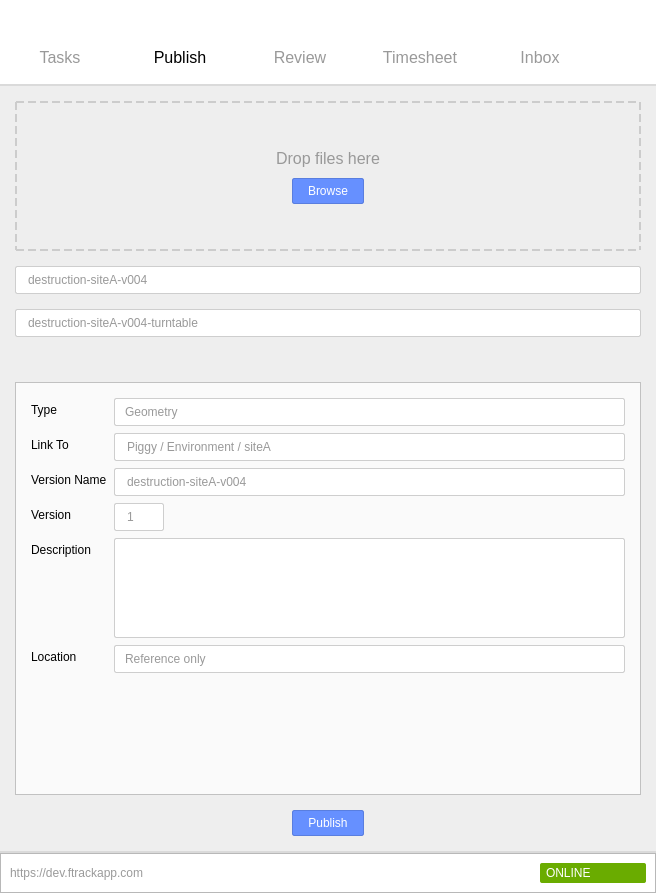
<?xml version="1.0" encoding="UTF-8"?>
<ui version="4.0">
 <class>Dialog</class>
 <widget class="QDialog" name="Dialog">
  <property name="geometry">
   <rect>
    <x>0</x>
    <y>0</y>
    <width>656</width>
    <height>893</height>
   </rect>
  </property>
  <property name="windowTitle">
   <string>Publisher</string>
  </property>
  <property name="styleSheet">
   <string notr="true">* {
	font: 10pt &quot;Roboto Light&quot;;
}

QDialog {
	background-color: white;
}

QTabBar
{
    qproperty-drawBase: 0;

}

QTabWidget::tab-bar {
    alignment: center;
}

QTabBar::tab {
    color: #999;
    border: none;
    background-color: transparent;
 	padding: 10px;
	padding-bottom: 20px;
	margin-top: 40px;
	font-size: 12pt;
	width: 100px;
}

QTabBar::tab:selected {
    color: #000;
}

QTabWidget::pane {
    border-top: 2px solid #dadada;
    border-bottom: 2px solid #dadada;
	background-color: #eeeeee;
}

QLineEdit {
	color: #999;
	padding: 5px;
	padding-left: 10px;	
	border: 1px solid #CECECE;
	border-radius: 2px;
}


QComboBox {
    color: #999;
	selection-background-color: #78879b;
    background-color: #fff;
    border: 1px solid #CECECE;
	border-radius: 2px;
	padding: 5px;
	padding-left: 10px;	
}

QComboBox::drop-down
{
	subcontrol-origin: padding;
    subcontrol-position: top right;
    width: 15px;
	margin-right: 15px;
    border-width: 0px;
}

QComboBox::down-arrow
{
    image: url(:/prototype/arrowDown);
	width: 10px;
}

QPushButton {
	background-color: #6690FF;
	color: white;
	border-radius: 2px;
	padding: 5px;
	padding-right: 15px;
	padding-left: 15px;
	border: 1px solid #597EDF;
}

#dropZone {
	border: 2px dashed #ccc;
}

#dropZone QLabel  {
	color: #999;
	font-size: 12pt;
	font-weight: 100;
}

#options {
	background-color: #fafafa;
	padding: 15px;
}

#serverName {
	color: #9a9a9a;
}

#serverStatus {
	background-color: #6aac00;
	color: white;
	border-radius: 2px;
    padding: 3px;
    min-width: 100px;
    qproperty-alignment: AlignCenter;
}

#upArrowMarker {
}
</string>
  </property>
  <layout class="QVBoxLayout" name="verticalLayout_2">
   <property name="spacing">
    <number>0</number>
   </property>
   <property name="margin">
    <number>0</number>
   </property>
   <item>
    <widget class="QTabWidget" name="tabWidget">
     <property name="currentIndex">
      <number>1</number>
     </property>
     <property name="iconSize">
      <size>
       <width>0</width>
       <height>0</height>
      </size>
     </property>
     <property name="usesScrollButtons">
      <bool>false</bool>
     </property>
     <widget class="QWidget" name="tab">
      <attribute name="title">
       <string>Tasks</string>
      </attribute>
     </widget>
     <widget class="QWidget" name="tab_2">
      <attribute name="title">
       <string>Publish</string>
      </attribute>
      <layout class="QVBoxLayout" name="verticalLayout">
       <property name="spacing">
        <number>15</number>
       </property>
       <property name="margin">
        <number>15</number>
       </property>
       <item>
        <widget class="QFrame" name="dropZone">
         <property name="sizePolicy">
          <sizepolicy hsizetype="Preferred" vsizetype="Fixed">
           <horstretch>0</horstretch>
           <verstretch>0</verstretch>
          </sizepolicy>
         </property>
         <property name="minimumSize">
          <size>
           <width>0</width>
           <height>150</height>
          </size>
         </property>
         <property name="frameShape">
          <enum>QFrame::StyledPanel</enum>
         </property>
         <property name="frameShadow">
          <enum>QFrame::Raised</enum>
         </property>
         <layout class="QVBoxLayout" name="verticalLayout_4">
          <property name="spacing">
           <number>10</number>
          </property>
          <property name="margin">
           <number>0</number>
          </property>
          <item>
           <spacer name="verticalSpacer_2">
            <property name="orientation">
             <enum>Qt::Vertical</enum>
            </property>
            <property name="sizeHint" stdset="0">
             <size>
              <width>20</width>
              <height>40</height>
             </size>
            </property>
           </spacer>
          </item>
          <item>
           <layout class="QHBoxLayout" name="horizontalLayout_2">
            <property name="spacing">
             <number>0</number>
            </property>
            <property name="sizeConstraint">
             <enum>QLayout::SetDefaultConstraint</enum>
            </property>
            <item>
             <widget class="QLabel" name="label_3">
              <property name="sizePolicy">
               <sizepolicy hsizetype="Maximum" vsizetype="Fixed">
                <horstretch>0</horstretch>
                <verstretch>0</verstretch>
               </sizepolicy>
              </property>
              <property name="text">
               <string>Drop files here</string>
              </property>
             </widget>
            </item>
           </layout>
          </item>
          <item>
           <layout class="QHBoxLayout" name="horizontalLayout_3">
            <property name="spacing">
             <number>0</number>
            </property>
            <item>
             <widget class="QPushButton" name="pushButton_2">
              <property name="sizePolicy">
               <sizepolicy hsizetype="Maximum" vsizetype="Fixed">
                <horstretch>0</horstretch>
                <verstretch>0</verstretch>
               </sizepolicy>
              </property>
              <property name="text">
               <string>Browse</string>
              </property>
              <property name="flat">
               <bool>false</bool>
              </property>
             </widget>
            </item>
           </layout>
          </item>
          <item>
           <spacer name="verticalSpacer">
            <property name="orientation">
             <enum>Qt::Vertical</enum>
            </property>
            <property name="sizeHint" stdset="0">
             <size>
              <width>20</width>
              <height>40</height>
             </size>
            </property>
           </spacer>
          </item>
         </layout>
        </widget>
       </item>
       <item>
        <widget class="QLineEdit" name="lineEdit">
         <property name="text">
          <string>destruction-siteA-v004</string>
         </property>
        </widget>
       </item>
       <item>
        <widget class="QLineEdit" name="lineEdit_2">
         <property name="text">
          <string>destruction-siteA-v004-turntable</string>
         </property>
        </widget>
       </item>
       <item>
        <layout class="QHBoxLayout" name="horizontalLayout_5">
         <property name="spacing">
          <number>0</number>
         </property>
         <property name="bottomMargin">
          <number>0</number>
         </property>
         <item>
          <widget class="QLabel" name="upArrowMarker">
           <property name="sizePolicy">
            <sizepolicy hsizetype="Fixed" vsizetype="Fixed">
             <horstretch>0</horstretch>
             <verstretch>0</verstretch>
            </sizepolicy>
           </property>
           <property name="maximumSize">
            <size>
             <width>40</width>
             <height>15</height>
            </size>
           </property>
           <property name="text">
            <string/>
           </property>
           <property name="pixmap">
            <pixmap resource="prototype.qrc">:/prototype/upArrowMarker</pixmap>
           </property>
           <property name="scaledContents">
            <bool>true</bool>
           </property>
           <property name="alignment">
            <set>Qt::AlignCenter</set>
           </property>
           <property name="margin">
            <number>0</number>
           </property>
           <property name="indent">
            <number>-1</number>
           </property>
          </widget>
         </item>
        </layout>
       </item>
       <item>
        <widget class="QFrame" name="options">
         <property name="sizePolicy">
          <sizepolicy hsizetype="Preferred" vsizetype="Preferred">
           <horstretch>0</horstretch>
           <verstretch>0</verstretch>
          </sizepolicy>
         </property>
         <property name="frameShape">
          <enum>QFrame::StyledPanel</enum>
         </property>
         <property name="frameShadow">
          <enum>QFrame::Raised</enum>
         </property>
         <layout class="QVBoxLayout" name="verticalLayout_3">
          <property name="spacing">
           <number>7</number>
          </property>
          <property name="margin">
           <number>0</number>
          </property>
          <item>
           <layout class="QFormLayout" name="formLayout">
            <item row="0" column="0">
             <widget class="QLabel" name="typeLabel">
              <property name="text">
               <string>Type</string>
              </property>
             </widget>
            </item>
            <item row="0" column="1">
             <widget class="QComboBox" name="typeComboBox">
              <item>
               <property name="text">
                <string>Geometry</string>
               </property>
              </item>
             </widget>
            </item>
            <item row="1" column="0">
             <widget class="QLabel" name="linkToLabel">
              <property name="text">
               <string>Link To</string>
              </property>
             </widget>
            </item>
            <item row="1" column="1">
             <widget class="QLineEdit" name="linkToLineEdit">
              <property name="text">
               <string>Piggy / Environment / siteA</string>
              </property>
             </widget>
            </item>
            <item row="2" column="0">
             <widget class="QLabel" name="versionNameLabel">
              <property name="text">
               <string>Version Name</string>
              </property>
             </widget>
            </item>
            <item row="2" column="1">
             <widget class="QLineEdit" name="versionNameLineEdit">
              <property name="text">
               <string>destruction-siteA-v004</string>
              </property>
             </widget>
            </item>
            <item row="3" column="0">
             <widget class="QLabel" name="versionLabel">
              <property name="text">
               <string>Version</string>
              </property>
             </widget>
            </item>
            <item row="3" column="1">
             <widget class="QLineEdit" name="versionLineEdit">
              <property name="sizePolicy">
               <sizepolicy hsizetype="Fixed" vsizetype="Fixed">
                <horstretch>0</horstretch>
                <verstretch>0</verstretch>
               </sizepolicy>
              </property>
              <property name="minimumSize">
               <size>
                <width>50</width>
                <height>0</height>
               </size>
              </property>
              <property name="maximumSize">
               <size>
                <width>50</width>
                <height>16777215</height>
               </size>
              </property>
              <property name="text">
               <string>1</string>
              </property>
             </widget>
            </item>
            <item row="4" column="0">
             <widget class="QLabel" name="descriptionLabel">
              <property name="text">
               <string>Description</string>
              </property>
             </widget>
            </item>
            <item row="4" column="1">
             <widget class="QLineEdit" name="descriptionLineEdit">
              <property name="sizePolicy">
               <sizepolicy hsizetype="Expanding" vsizetype="Preferred">
                <horstretch>0</horstretch>
                <verstretch>0</verstretch>
               </sizepolicy>
              </property>
              <property name="minimumSize">
               <size>
                <width>0</width>
                <height>100</height>
               </size>
              </property>
             </widget>
            </item>
            <item row="5" column="0">
             <widget class="QLabel" name="locationLabel">
              <property name="text">
               <string>Location</string>
              </property>
             </widget>
            </item>
            <item row="5" column="1">
             <widget class="QComboBox" name="locationComboBox">
              <item>
               <property name="text">
                <string>Reference only</string>
               </property>
              </item>
             </widget>
            </item>
           </layout>
          </item>
         </layout>
        </widget>
       </item>
       <item>
        <layout class="QHBoxLayout" name="horizontalLayout_4">
         <item>
          <widget class="QPushButton" name="pushButton">
           <property name="sizePolicy">
            <sizepolicy hsizetype="Maximum" vsizetype="Maximum">
             <horstretch>0</horstretch>
             <verstretch>0</verstretch>
            </sizepolicy>
           </property>
           <property name="text">
            <string>Publish</string>
           </property>
           <property name="flat">
            <bool>false</bool>
           </property>
          </widget>
         </item>
        </layout>
       </item>
      </layout>
     </widget>
     <widget class="QWidget" name="tab_3">
      <attribute name="title">
       <string>Review</string>
      </attribute>
     </widget>
     <widget class="QWidget" name="tab_4">
      <attribute name="title">
       <string>Timesheet</string>
      </attribute>
     </widget>
     <widget class="QWidget" name="tab_5">
      <attribute name="title">
       <string>Inbox</string>
      </attribute>
     </widget>
    </widget>
   </item>
   <item>
    <widget class="QFrame" name="frame_3">
     <property name="frameShape">
      <enum>QFrame::StyledPanel</enum>
     </property>
     <property name="frameShadow">
      <enum>QFrame::Raised</enum>
     </property>
     <layout class="QHBoxLayout" name="horizontalLayout">
      <property name="spacing">
       <number>7</number>
      </property>
      <item>
       <widget class="QLabel" name="serverName">
        <property name="text">
         <string>https://dev.ftrackapp.com</string>
        </property>
       </widget>
      </item>
      <item alignment="Qt::AlignRight">
       <widget class="QLabel" name="serverStatus">
        <property name="sizePolicy">
         <sizepolicy hsizetype="Maximum" vsizetype="Preferred">
          <horstretch>0</horstretch>
          <verstretch>0</verstretch>
         </sizepolicy>
        </property>
        <property name="text">
         <string>ONLINE</string>
        </property>
       </widget>
      </item>
     </layout>
    </widget>
   </item>
  </layout>
 </widget>
 <resources>
  <include location="prototype.qrc"/>
 </resources>
 <connections/>
</ui>
